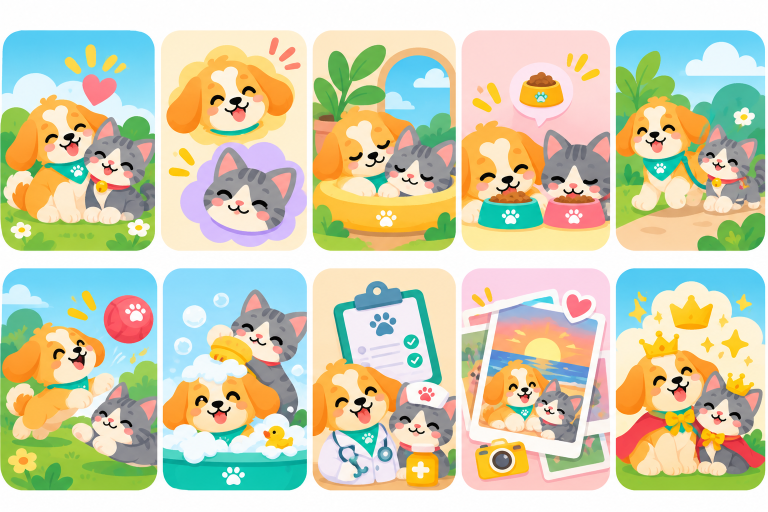
#> input picture docs/art/gpt-scenes/source/sheet_a.png, 1536 x 1024 px, given in place of sheet_a.png.png, which was not available (shown at 1/2 size)
$ python -i scenes.py   (imports and definitions only)
#> lines starting #> are read from the running program, lines starting #| are printed output that depends on the picture; after the words box and inside, x2 and y2 are one past the last pixel; in counts of white or black regions, pixels touching at a corner belong together; pictures that were not available may be replaced by others from this repository, and a replacement may not be noted
"""Cut approved scene tiles out of ChatGPT's illustration sheets and make production assets.

Sheets (docs/art/gpt-scenes/source): sheet_a/sheet_b = 10 portrait scenes each, sheet_c = 30 small scenes,
duo_hero.png = 1254 px transparent hero. Tiles are found automatically (rounded cards on white), the
white outside each card becomes transparent, then EDSR 4x (same model as the cat, set EDSR_MODEL) and a
resize so the longest side is 1024 px. Output: assets/art/scenes/<name>.webp
Usage: EDSR_MODEL=/path/EDSR_x4.pb python3 tools/art/scenes.py
"""
import cv2, numpy as np, os
from PIL import Image

SRC = 'docs/art/gpt-scenes/source'
OUT = 'assets/art/scenes'
# [1 line not run here, left out]
sr = cv2.dnn_superres.DnnSuperResImpl_create()
# [2 lines not run here, left out]

# name -> (sheet, tile index in reading order). Choices and rejections: docs/art/ILLUSTRATION_AUDIT_01_02.md
PICK = {
    'premium': ('b', 9),
    'records': ('b', 7),
    'moments': ('b', 8),
    'walk': ('a', 4),
    'play': ('b', 5),
    'bath': ('b', 6),
    'meals': ('b', 3),
    'night': ('b', 2),
    'appointments': ('c', 5),
    'vet': ('c', 6),
    'medication': ('c', 7),
    'vaccine': ('c', 8),
    'weigh': ('c', 9),
    'trophy': ('c', 11),
    'brushing': ('c', 16),
    'bed': ('c', 17),
    'water': ('c', 3),
}

def tiles(sheet):
    img = np.array(Image.open(f'{SRC}/sheet_{sheet}.png').convert('RGB'))
#> img is the input picture: shape (1024, 1536, 3); mean R, G, B 207.7, 207, 177.3
    im = img.astype(int)
    nonwhite = ((im.min(2) < 238) | ((im.max(2) - im.min(2)) > 14)).astype(np.uint8)
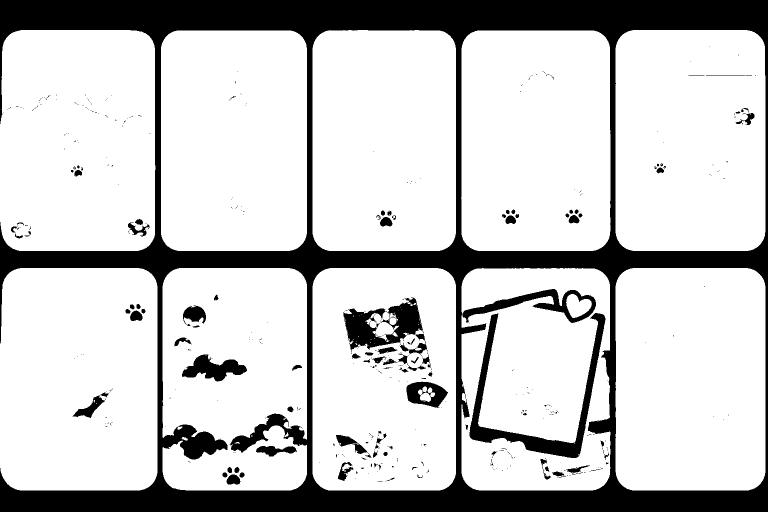
#> nonwhite: shape (1024, 1536) (shown at 1/2 size); values 0 (black) and 1 (white), 79.2% white; 468 black regions (376 under 20 px), largest, box (x1, y1, x2, y2) and area: (0, 0, 1536, 1024) 281422, (939, 626, 1211, 916) 12259, (687, 595, 855, 712) 8806
    nonwhite = cv2.morphologyEx(nonwhite, cv2.MORPH_CLOSE, np.ones((5, 5), np.uint8))
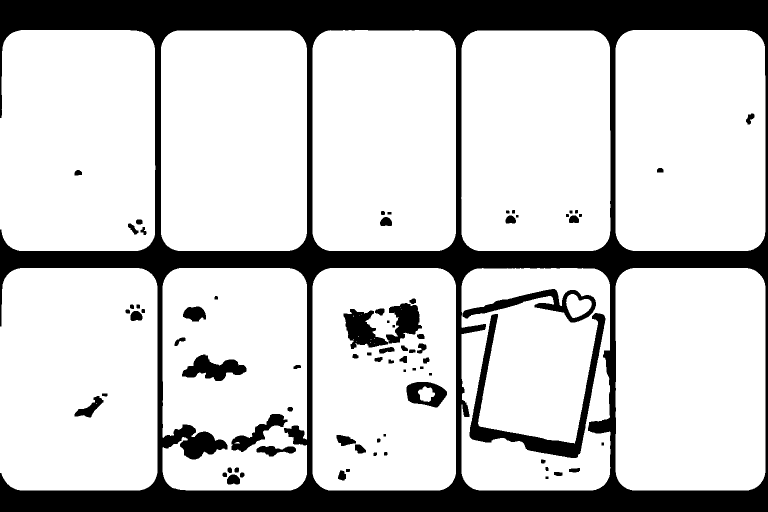
#> nonwhite: shape (1024, 1536) (shown at 1/2 size); values 0 (black) and 1 (white), 79.5% white; 77 black regions, largest, box (x1, y1, x2, y2) and area: (0, 0, 1536, 1024) 278219, (939, 626, 1211, 916) 12217, (925, 578, 1192, 645) 5205
    n, lab, st, _ = cv2.connectedComponentsWithStats(nonwhite, 8)
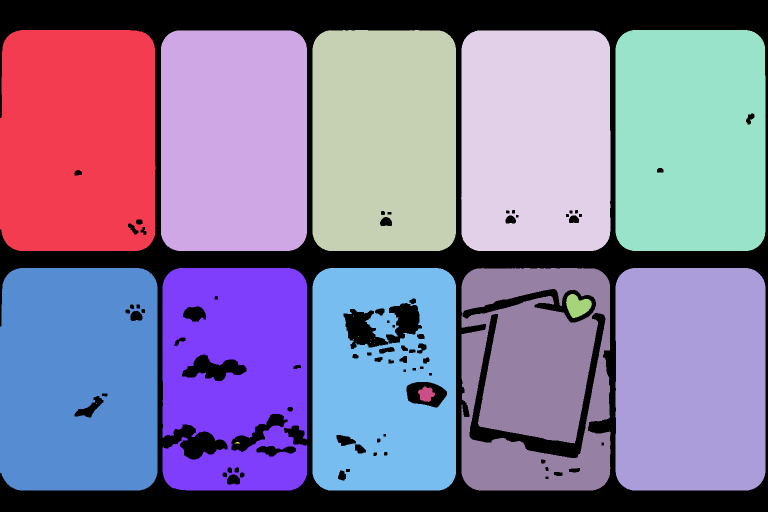
#> lab: shape (1024, 1536) int32 (shown at 1/2 size); 27 distinct labels, from 0 to 26; one colour per label, 0 black
#> n = 27; st = 27 rows, first 6: [0, 0, 1536, 1024, 321905], [0, 60, 311, 442, 134176], [322, 61, 292, 441, 127483], [625, 60, 287, 442, 124888], [922, 61, 299, 441, 129116], [1231, 60, 300, 442, 130803]
    boxes = [tuple(int(v) for v in st[i, :4]) for i in range(1, n) if st[i, 4] > 20000]
#> boxes = [(0, 60, 311, 442), (322, 61, 292, 441), (625, 60, 287, 442), (922, 61, 299, 441), (1231, 60, 300, 442), (0, 536, 315, 445), (325, 536, 289, 445), (625, 536, 287, 445), (923, 536, 298, 445), (1231, 536, 300, 445)]
    boxes = [b for b in boxes if not any(o != b and o[0] <= b[0] and o[1] <= b[1] and o[0] + o[2] >= b[0] + b[2] and o[1] + o[3] >= b[1] + b[3] for o in boxes)]
    boxes.sort(key=lambda b: (round(b[1] / 100), b[0]))
    return img, nonwhite, boxes

def cut(sheet, idx):
    img, nonwhite, boxes = tiles(sheet)
    x, y, w, h = boxes[idx]
    rgb = img[y:y + h, x:x + w].copy()
    # card silhouette: a rounded rectangle (flood-filling the white would eat white clouds that touch the edge)
    r = round(0.085 * min(w, h))
    alpha = np.zeros((h, w), np.uint8)
    cv2.rectangle(alpha, (r, 0), (w - 1 - r, h - 1), 255, -1)
    cv2.rectangle(alpha, (0, r), (w - 1, h - 1 - r), 255, -1)
    for cx, cy in [(r, r), (w - 1 - r, r), (r, h - 1 - r), (w - 1 - r, h - 1 - r)]:
        cv2.circle(alpha, (cx, cy), r, 255, -1, lineType=cv2.LINE_AA)
    return rgb, alpha

def up(rgb, alpha):
    big = cv2.cvtColor(sr.upsample(cv2.cvtColor(rgb, cv2.COLOR_RGB2BGR)), cv2.COLOR_BGR2RGB)
    A = cv2.resize(alpha, (alpha.shape[1] * 4, alpha.shape[0] * 4), interpolation=cv2.INTER_LINEAR)
    A = cv2.GaussianBlur(A, (0, 0), 1.2)
    return np.dstack([big, A])

def save(rgba, name, longest=1024):
    im = Image.fromarray(rgba)
    s = longest / max(im.size)
    if s < 1:
        im = im.resize((round(im.width * s), round(im.height * s)), Image.LANCZOS)
    p = f'{OUT}/{name}.webp'
    im.save(p, 'WEBP', quality=88, method=6)
    print(name, im.size, os.path.getsize(p) // 1024, 'KB', flush=True)

# [10 lines not run here, left out]

>>> result = tiles('../../docs/art/gpt-scenes/source/sheet_a.png')
